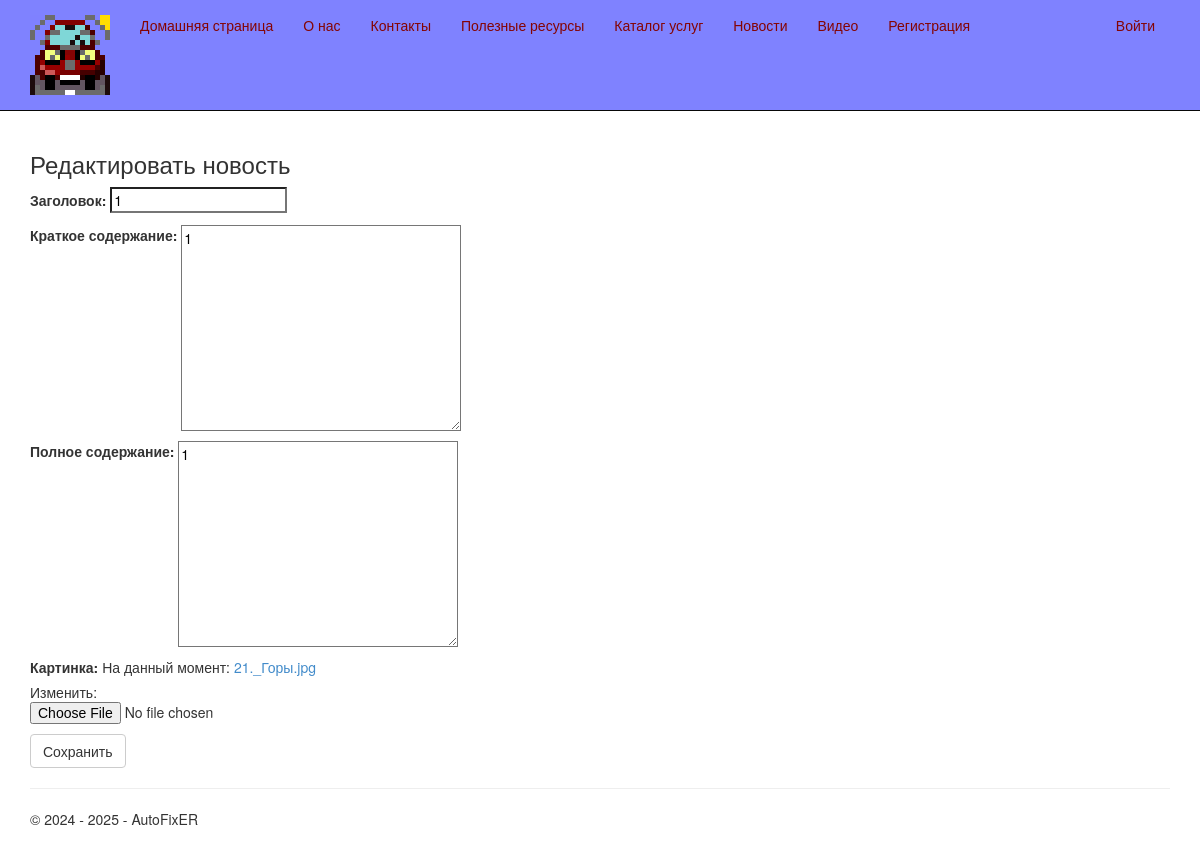
The page /postedit/6/ on the database as committed earlier.
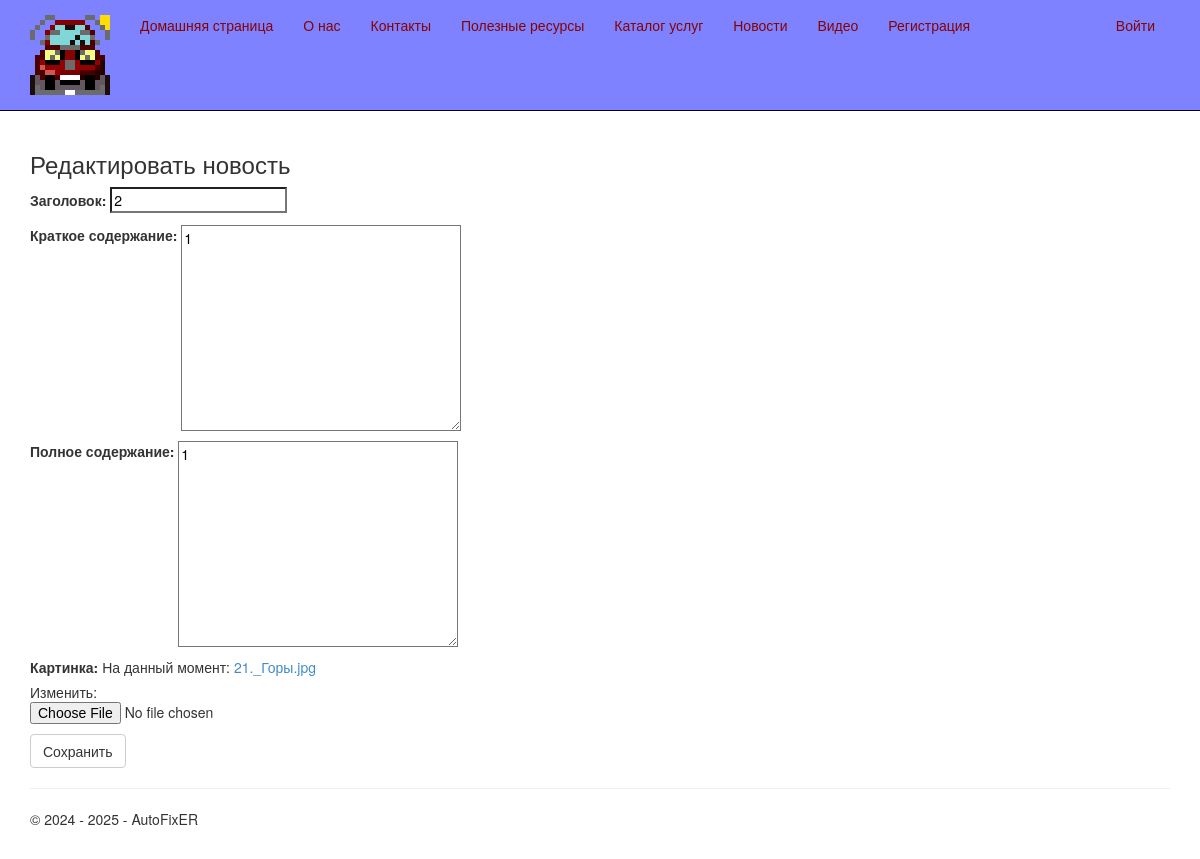
The same page on the database as committed later.
### app/models.py (models this page shows, shortened)
class Blog(models.Model):
    title = models.CharField(max_length=100, unique_for_date="posted", verbose_name="Заголовок")
    description = models.TextField(verbose_name="Краткое содержание")
    content = models.TextField(verbose_name="Полное содержание")
    posted = models.DateTimeField(default=datetime.now(), db_index=True, verbose_name="Опубликована")
    author = models.ForeignKey(User, null=True, blank=True, on_delete = models.SET_NULL, verbose_name = "Автор")
    image = models.FileField(default='temp.jpg', verbose_name='Путь к картинке')
    class Meta:
        db_table = "Posts" # имя таблицы для модели
        ordering = ["-posted"] # порядок сортировки данных в модели ("-" означает по убыванию)
        verbose_name = "статья блога" # имя, под которым модель будет отображаться в административном разделе (для одной статьи блога)
        verbose_name_plural = "статьи блога" # тоже для всех статей блога

### app/views.py (the view)
# urls.py: path('postedit/<int:parametr>/', views.postedit, name='postedit'),
def postedit(request, parametr):
    post_1 = Blog.objects.get(id=parametr)
    if request.method == "POST":
        form = BlogForm(request.POST, instance=post_1)
        if form.is_valid():
            form.save()
            return redirect('blog')
    else:
        form = BlogForm(instance=post_1)
    return render (
        request,
        'app/postedit.html',
        {
            'post_1':post_1,
            'form': form,
            'year':datetime.now().year,
            }
        )

### app/forms.py
class BlogForm (forms.ModelForm):
    class Meta:
        model = Blog # используемая модель
        fields = ('title', 'description', 'content', 'image',)
        labels = {'title': "Заголовок", 'description': "Краткое содержание", 'content': "Полное содержание", 'image': "Картинка"}

### app/templates/app/postedit.html (shortened to what this page needs)
{% extends "app/layout.html" %}
{% block content %}
<h3>Редактировать новость</h3>
<form method="POST" enctype="multipart/form-data">
    <div>
        {{ form.as_p }}
        <button type="submit" class="save btn btn-default"> Сохранить </button>
    </div>
</form>
{% endblock %}

Rows that differ between the two databases and show on the page:
changed Blog: title "1" → "2"
